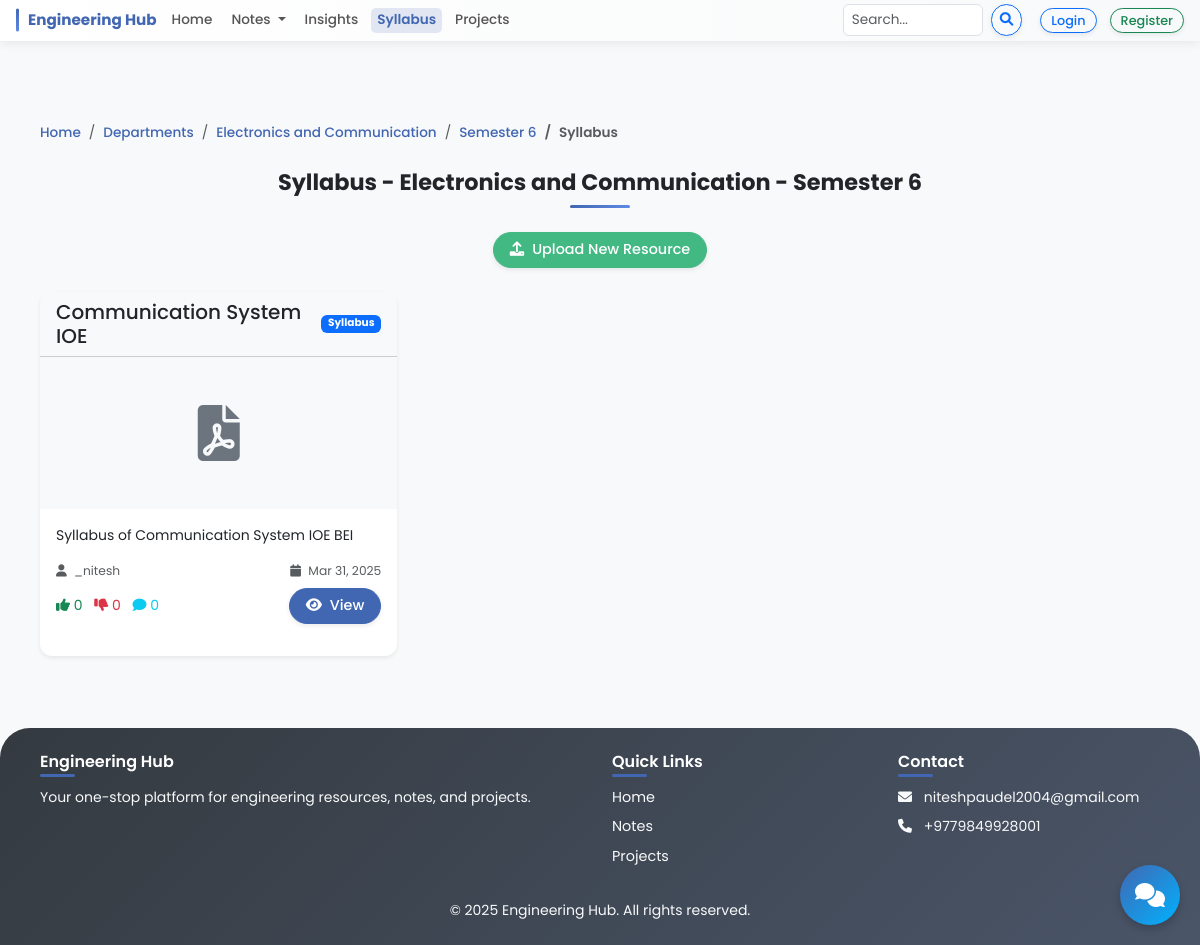
Screenshot of /syllabus/20/160/ with the database file from the repository.
### notes/models.py (models this page shows, shortened)
class Department(models.Model):
    name = models.CharField(max_length=100)
    slug = models.SlugField(max_length=100, unique=True, blank=True, null=True)
    description = models.TextField(blank=True, null=True)

class Semester(models.Model):
    department = models.ForeignKey(Department, on_delete=models.CASCADE, related_name='semesters')
    number = models.PositiveIntegerField()
    class Meta:
        unique_together = ['department', 'number']
        ordering = ['department', 'number']

class Resource(models.Model):
    thumbnail = models.ImageField(upload_to='resource_thumbnails/', blank=True, null=True)
    RESOURCE_TYPES = (
        ('notes', 'Notes'),
        ('handwritten', 'Handwritten Notes'),
        ('insight', 'Insight'),
        ('syllabus', 'Syllabus'),
    )
    title = models.CharField(max_length=200)
    description = models.TextField()
    file = models.FileField(upload_to='resources', blank=True, null=True)
    direct_link = models.URLField(blank=True, null=True)
    resource_type = models.CharField(max_length=20, choices=RESOURCE_TYPES)
    department = models.ForeignKey(Department, on_delete=models.CASCADE, related_name='resources')
    semester = models.ForeignKey(Semester, on_delete=models.CASCADE, related_name='resources')
    uploader = models.ForeignKey(User, on_delete=models.CASCADE, related_name='uploaded_resources')
    uploaded_at = models.DateTimeField(auto_now_add=True)
    thumbnail = models.ImageField(upload_to='resource_thumbnails', blank=True, null=True)
    tags = models.CharField(max_length=200, blank=True, null=True)
    upvotes = models.PositiveIntegerField(default=0)
    downvotes = models.PositiveIntegerField(default=0)

### notes/views.py (the view)
# urls.py: path('syllabus/<int:department_id>/<int:semester_id>/', views.syllabus_list, name='syllabus_list'),  # Path: /syllabus/1/2/
def syllabus_list(request, department_id, semester_id):
    department = get_object_or_404(Department, id=department_id)
    semester = get_object_or_404(Semester, id=semester_id)
    resources = Resource.objects.filter(
        department=department,
        semester=semester,
        resource_type='syllabus'
    ).order_by('-uploaded_at')
    paginator = Paginator(resources, 9)  # 9 resources per page
    page = request.GET.get('page')
    resources = paginator.get_page(page)
    context = {
        'resources': resources,
        'department': department,
        'semester': semester,
        'resource_type': 'syllabus',
        'resource_name': 'Syllabus',
    }
    return render(request, 'resources/list.html', context)

### templates/resources/list.html (shortened to what this page needs)
{% extends 'base.html' %}
{% block content %}
<div class="container mt-5">
<nav aria-label="breadcrumb">
    <ol class="breadcrumb">
        <li class="breadcrumb-item"><a href="{% url 'home' %}">Home</a></li>
        <li class="breadcrumb-item"><a href="{% url 'departments' %}">Departments</a></li>
        <li class="breadcrumb-item">
            {% if resource_type == 'notes' %}
                <a href="{% url 'notes_department' department.id %}">{{ department.name }}</a>
            {% elif resource_type == 'handwritten' %}
                <a href="{% url 'handwritten_department' department.id %}">{{ department.name }}</a>
            {% elif resource_type == 'insight' %}
                <a href="{% url 'insight_department' department.id %}">{{ department.name }}</a>
            {% elif resource_type == 'syllabus' %}
                <a href="{% url 'syllabus_department' department.id %}">{{ department.name }}</a>
            {% endif %}
        </li>
        <li class="breadcrumb-item">
            {% if resource_type == 'notes' %}
                <a href="{% url 'notes_list' department.id semester.id %}">Semester {{ semester.number }}</a>
            {% elif resource_type == 'handwritten' %}
                <a href="{% url 'handwritten_list' department.id semester.id %}">Semester {{ semester.number }}</a>
            {% elif resource_type == 'insight' %}
                <a href="{% url 'insights_list' department.id semester.id %}">Semester {{ semester.number }}</a>
            {% elif resource_type == 'syllabus' %}
                <a href="{% url 'syllabus_list' department.id semester.id %}">Semester {{ semester.number }}</a>
            {% endif %}
        </li>
        <li class="breadcrumb-item active">{{ resource_name }}</li>
    </ol>
</nav>
    <h2 class="text-center mb-4">{{ resource_name }} - {{ department.name }} - Semester {{ semester.number }}</h2>
    <div class="mb-4 text-center">
        <a href="{% url 'upload_resource' %}" class="btn btn-success">
            <i class="fas fa-upload me-2"></i>Upload New Resource
        </a>
    </div>
    {% if resources %}
        <div class="row row-cols-1 row-cols-md-3 g-4">
            {% for resource in resources %}
                <div class="col">
                    <div class="card h-100 shadow-sm">
                        <div class="card-header bg-light">
                            <div class="d-flex justify-content-between align-items-center">
                                <h5 class="mb-0">{{ resource.title|truncatechars:25 }}</h5>
                                <span class="badge bg-primary">{{ resource.get_resource_type_display }}</span>
                            </div>
                        </div>
                        {% if resource.thumbnail %}
                            <img src="{{ resource.thumbnail.url }}" class="card-img-top" alt="{{ resource.title }}" style="height: 180px; object-fit: cover;">
                        {% else %}
                            <div class="text-center py-5 bg-light">
                                <i class="fas fa-file-pdf fa-4x text-secondary"></i>
                            </div>
                        {% endif %}
                        <div class="card-body">
                            <p class="card-text">{{ resource.description|truncatewords:20 }}</p>
                            <div class="d-flex justify-content-between align-items-center mb-2">
                                <small class="text-muted">
                                    <i class="fas fa-user me-1"></i> {{ resource.uploader.username }}
                                </small>
                                <small class="text-muted">
                                    <i class="fas fa-calendar me-1"></i> {{ resource.uploaded_at|date:"M d, Y" }}
                                </small>
                            </div>
                            <div class="d-flex justify-content-between align-items-center">
                                <div>
                                    <span class="text-success me-2">
                                        <i class="fas fa-thumbs-up"></i> {{ resource.upvotes }}
                                    </span>
                                    <span class="text-danger me-2">
                                        <i class="fas fa-thumbs-down"></i> {{ resource.downvotes }}
                                    </span>
                                    <span class="text-info">
                                        <i class="fas fa-comment"></i> {{ resource.comment_set.count }}
                                    </span>
                                </div>
                                <a href="{% url 'resource_detail' resource.id %}" class="btn btn-primary btn-sm">
                                    <i class="fas fa-eye me-1"></i> View
                                </a>
                            </div>
                        </div>
                    </div>
                </div>
            {% endfor %}
        </div>
    {% endif %}
</div>
{% endblock %}

### static/css/style.css (style rules this page uses)
body { font-family: 'Poppins', sans-serif; background-color: #f8f9fa; min-height: 100vh; display: flex; flex-direction: column; font-size: 14px; }
.card { border: none; border-radius: 12px; box-shadow: 0 3px 10px rgba(0,0,0,0.08); transition: transform 0.3s, box-shadow 0.3s; margin-bottom: 16px; overflow: hidden; }
.btn { border-radius: 30px; padding: 6px 16px; font-weight: 500; box-shadow: 0 2px 5px rgba(0,0,0,0.08); transition: all 0.3s ease; font-size: 0.9rem; }
.btn-primary { background-color: #4267B2; border-color: #4267B2; }
.btn-success { background-color: #42b883; border-color: #42b883; }
h2 { font-weight: 700; margin-bottom: 25px; position: relative; padding-bottom: 12px; font-size: 1.4rem; }
h2.text-center:after { content: ''; position: absolute; bottom: 0; left: 50%; transform: translateX(-50%); width: 60px; height: 3px; border-radius: 2px; background: linear-gradient(to right, #4267B2, #5E8AE5); }
.breadcrumb { background-color: transparent; padding: 10px 0; font-size: 0.85rem; }
.breadcrumb-item a { color: #4267B2; font-weight: 500; text-decoration: none; }
.breadcrumb-item.active { font-weight: 600; }
.container { padding-right: 10px; padding-left: 10px; }

### rows the page displays
Department: name "Electronics and Communication"
Semester: number "6"
Resource: resource_type "Syllabus", title "Communication System IOE", description "Syllabus of Communication System IOE BEI", uploader.username "_nitesh", uploaded_at "Mar 31, 2025", upvotes "0", downvotes "0", comment_set.count "0"
